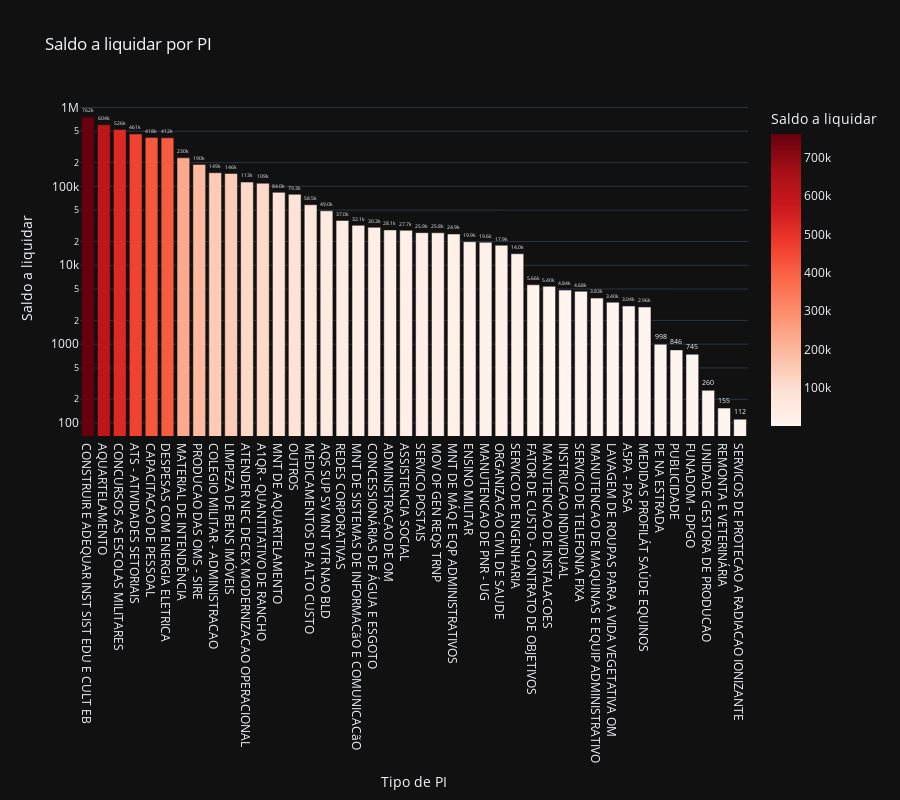

Notebook source saved alongside this figure:
### Code cell
# Saldo a liquidar por tipo de PI
cols = ['NOME_PI', 'A_LIQUIDAR']

df_aux = df.loc[:, cols].groupby('NOME_PI').sum().sort_values(by= 'A_LIQUIDAR', ascending=False).reset_index()
df_aux = df_aux[df_aux['A_LIQUIDAR'] > 0]
fig = px.bar(df_aux, 
             x='NOME_PI', 
             y='A_LIQUIDAR',
             title='Saldo a liquidar por PI',
             labels={'NOME_PI':'Tipo de PI', 'A_LIQUIDAR':'Saldo a liquidar'},
             text_auto='.3s',
             height=800,
             log_y=True,
             color='A_LIQUIDAR',
             color_continuous_scale = 'reds',
             template='plotly_dark')
fig.update_traces(textposition = 'outside', cliponaxis = False, hovertemplate=None)
fig.update_layout(hovermode="x unified")

fig.show()

### Figure 1 — Plotly figure (JSON) as saved in the notebook; plotly's stock layout.template omitted (floating-point values rounded to 4 significant figures)
{"data": [{"alignmentgroup": "True", "cliponaxis": false, "legendgroup": "", "marker": {"color": [761600.0, 603500.0, 525900.0, 461000.0, 417500.0, 411700.0, 229920, 189900.0, 148800.0, 145700.0, 113300.0, 109500.0, 83960.0, 79260.0, 58480.0, 49000.0, 36974, 32070.0, 30260.0, 28060.0, 27730.0, 25890.0, 25790.0, 24890.0, 19880.0, 19550.0, 17930.0, 13998, 5660.0, 5403.0, 4843.0, 4678.0, 3834.0, 3399.0, 3043, 2960, 998.0, 845.9, 744.5, 260, 155, 111.9], "coloraxis": "coloraxis", "pattern": {"shape": ""}}, "name": "", "offsetgroup": "", "orientation": "v", "showlegend": false, "textposition": "outside", "texttemplate": "%{y:.3s}", "type": "bar", "x": ["CONSTRUIR E ADEQUAR INST SIST EDU E CULT EB", "AQUARTELAMENTO", "CONCURSOS AS ESCOLAS MILITARES", "ATS - ATIVIDADES SETORIAIS", "CAPACITACAO DE PESSOAL", "DESPESAS COM ENERGIA ELETRICA", "MATERIAL DE INTENDÊNCIA", "PRODUCAO DAS OMS - SIRE", "COLEGIO MILITAR - ADMINISTRACAO", "LIMPEZA DE BENS IMÓVEIS", "ATENDER NEC DECEX MODERNIZACAO OPERACIONAL", "A1QR - QUANTITATIVO DE RANCHO", "MNT DE AQUARTELAMENTO", "OUTROS", "MEDICAMENTOS DE ALTO CUSTO", "AQS SUP SV MNT VTR NAO BLD", "REDES CORPORATIVAS", "MNT DE SISTEMAS DE INFORMACãO E COMUNICACãO", "CONCESSIONÁRIAS DE ÁGUA E ESGOTO", "ADMINISTRACAO DE OM", "ASSISTENCIA SOCIAL", "SERVICO POSTAIS", "MOV OF GEN REQS TRNP", "MNT DE MÁQ E EQP ADMINISTRATIVOS", "ENSINO MILITAR", "MANUTENCAO DE PNR - UG", "ORGANIZACAO CIVIL DE SAUDE", "SERVICO DE ENGENHARIA", "FATOR DE CUSTO - CONTRATO DE OBJETIVOS", "MANUTENCAO DE INSTALACOES", "INSTRUCAO INDIVIDUAL", "SERVICO DE TELEFONIA FIXA", "MANUTENCAO DE MAQUINAS E EQUIP ADMINISTRATIVO", "LAVAGEM DE ROUPAS PARA A VIDA VEGETATIVA OM", "A5PA - PASA", "MEDIDAS PROFILÁT SAÚDE EQUINOS", "PE NA ESTRADA", "PUBLICIDADE", "FUNADOM - DPGO", "UNIDADE GESTORA DE PRODUCAO", "REMONTA E VETERINÁRIA", "SERVICOS DE PROTECAO A RADIACAO IONIZANTE"], "xaxis": "x", "y": [761600.0, 603500.0, 525900.0, 461000.0, 417500.0, 411700.0, 229920, 189900.0, 148800.0, 145700.0, 113300.0, 109500.0, 83960.0, 79260.0, 58480.0, 49000.0, 36974, 32070.0, 30260.0, 28060.0, 27730.0, 25890.0, 25790.0, 24890.0, 19880.0, 19550.0, 17930.0, 13998, 5660.0, 5403.0, 4843.0, 4678.0, 3834.0, 3399.0, 3043, 2960, 998.0, 845.9, 744.5, 260, 155, 111.9], "yaxis": "y"}], "layout": {"barmode": "relative", "coloraxis": {"colorbar": {"title": {"text": "Saldo a liquidar"}}, "colorscale": [[0, "rgb(255,245,240)"], [0.125, "rgb(254,224,210)"], [0.25, "rgb(252,187,161)"], [0.375, "rgb(252,146,114)"], [0.5, "rgb(251,106,74)"], [0.625, "rgb(239,59,44)"], [0.75, "rgb(203,24,29)"], [0.875, "rgb(165,15,21)"], [1, "rgb(103,0,13)"]]}, "height": 800, "hovermode": "x unified", "legend": {"tracegroupgap": 0}, "title": {"text": "Saldo a liquidar por PI"}, "xaxis": {"anchor": "y", "domain": [0, 1], "title": {"text": "Tipo de PI"}}, "yaxis": {"anchor": "x", "domain": [0, 1], "title": {"text": "Saldo a liquidar"}, "type": "log"}}}
